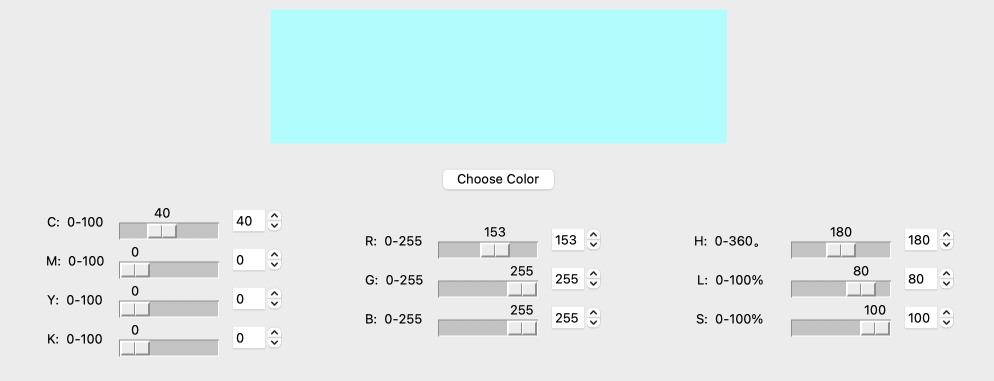
#> input picture Lab1/Lab1WebAppImg.png, 1988 x 762 px (shown at 1/2 size)
$ python -i lab2.py   (imports and definitions only)
#> lines starting #> are read from the running program, lines starting #| are printed output that depends on the picture
import cv2
import numpy as np
import tkinter as tk
import matplotlib.pyplot as plt
from tkinter import filedialog, messagebox
from tkinter import ttk
from PIL import Image, ImageTk

# [37 lines left out: function display_images, not called in this run]

def linear_contrast(image):
    return cv2.convertScaleAbs(image, alpha=1.5, beta=0)

# [13 lines left out: function plot_histogram, not called in this run]

def histogram_equalization_rgb(image):
    channels = cv2.split(image)
    equalized_channels = [cv2.equalizeHist(c) for c in channels]
    return cv2.merge(equalized_channels)

# [57 lines left out: functions histogram_equalization_hsv, sharpen_image, load_image, process_image, apply_sharpening, not called in this run]

# Создание главного окна
# [3 lines not run here, left out]

# Получение размеров экрана
# [1 line that did not run here, left out]
# [1 line that did not run here, left out]

# [1 line that did not run here, left out]
# [1 line that did not run here, left out]

# Фрейм для кнопок
# [1 line that did not run here, left out]
# [1 line not run here, left out]

# Кнопка для загрузки изображения
# [1 line that did not run here, left out]
# [1 line not run here, left out]

# Выпадающий список для выбора метода обработки
# [6 lines that did not run here, left out]
# [2 lines not run here, left out]
# [1 line that did not run here, left out]

# Кнопка для обработки изображения
# [1 line that did not run here, left out]
# [1 line not run here, left out]

# Слайдер для увеличения резкости
# [1 line that did not run here, left out]
# [1 line not run here, left out]

# [1 line that did not run here, left out]
# [2 lines not run here, left out]

# Кнопка для применения увеличения резкости
# [1 line that did not run here, left out]
# [1 line not run here, left out]

# Фрейм для изображений
# [1 line that did not run here, left out]
# [1 line not run here, left out]

# Метки для отображения изображений
# [1 line that did not run here, left out]
# [1 line not run here, left out]

# [1 line that did not run here, left out]
# [1 line not run here, left out]

# Переменные для хранения загруженного изображения и оригинала
orig_image = None
image = None

# Параметры для изображений
# [1 line that did not run here, left out]
# [1 line that did not run here, left out]

# Закрытие приложения при нажатии на клавишу Escape
def exit_fullscreen(event):
    root.attributes("-fullscreen", False)

# [4 lines not run here, left out]

>>> import cv2
>>> picture = cv2.imread('Lab1/Lab1WebAppImg.png')
#> picture is the input picture: shape (762, 1988, 3); mean B, G, R 235.7, 235.5, 223.2
>>> result = histogram_equalization_rgb(picture)
#> in histogram_equalization_rgb, `equalized_channels = [cv2.equalizeHist(c) for c in channels]`: equalized_channels = 3 items
#> in histogram_equalization_rgb, `return cv2.merge(equalized_channels)`:
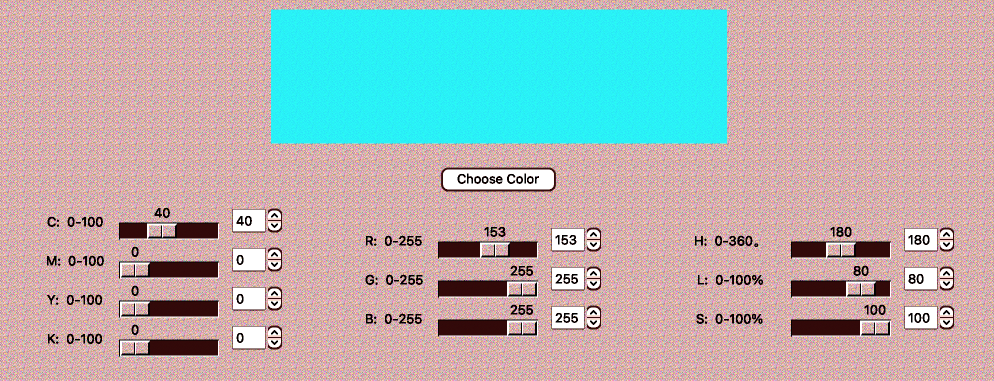
#> returned value: shape (762, 1988, 3) (shown at 1/2 size); mean of channels 0, 1, 2 179, 179.4, 178.5; drawn as B, G, R
